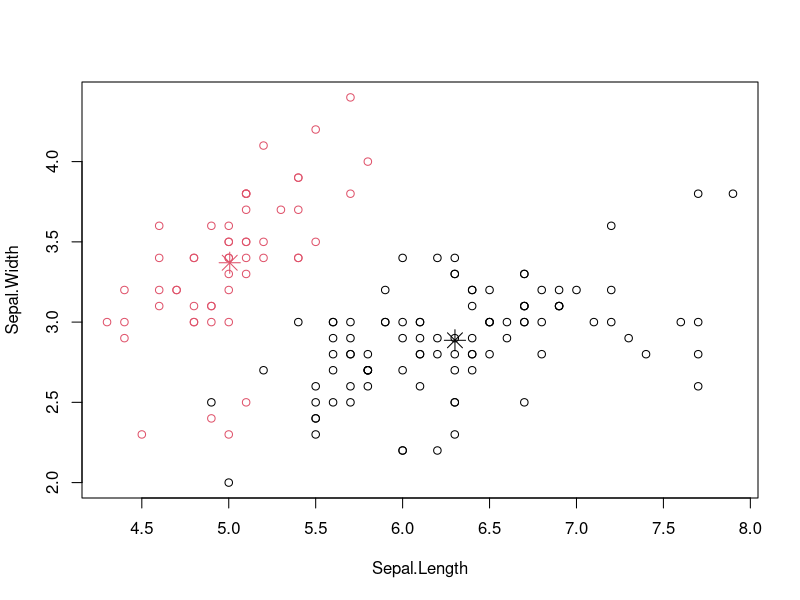
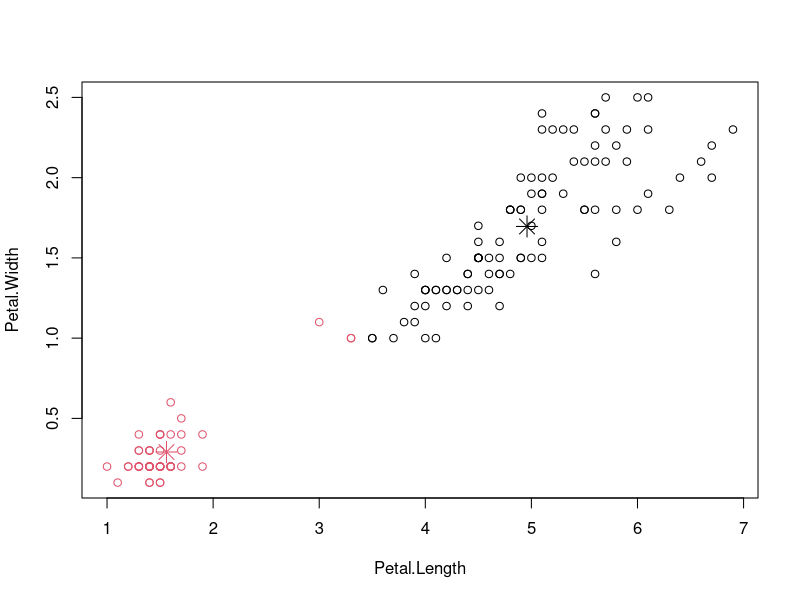
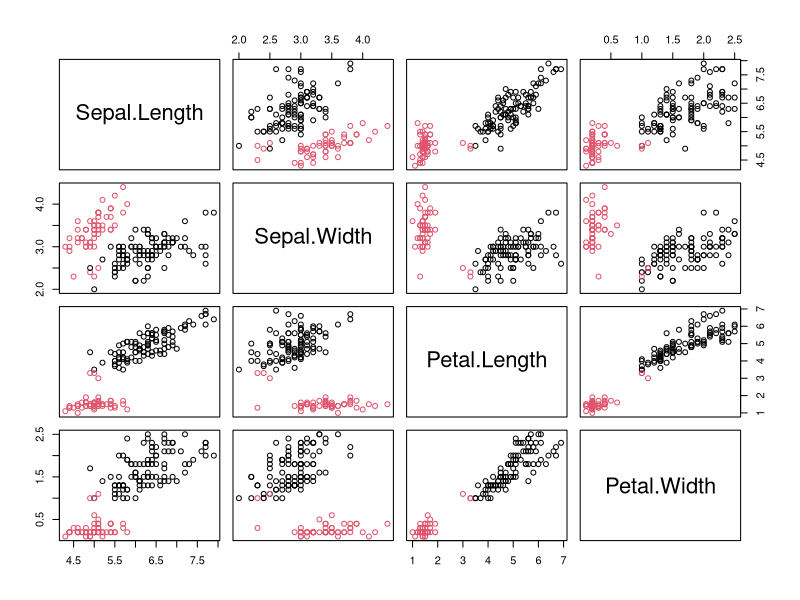
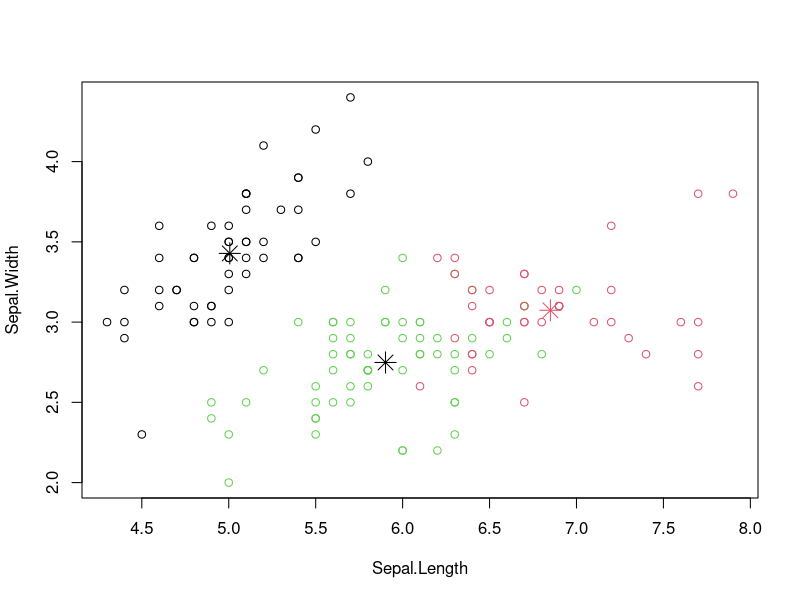
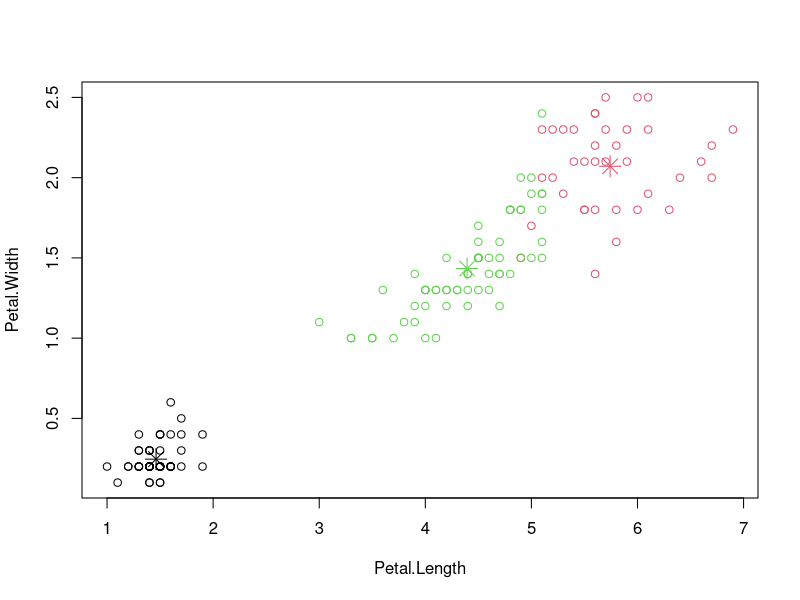
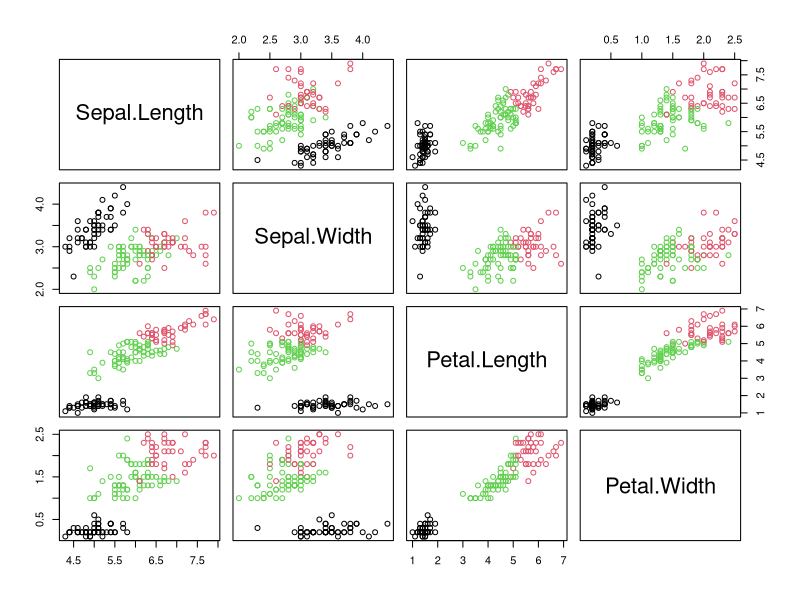
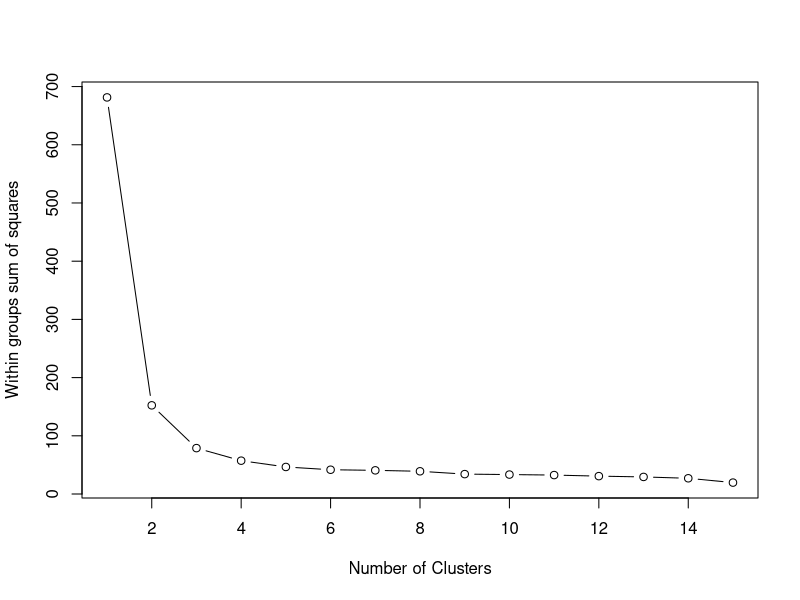
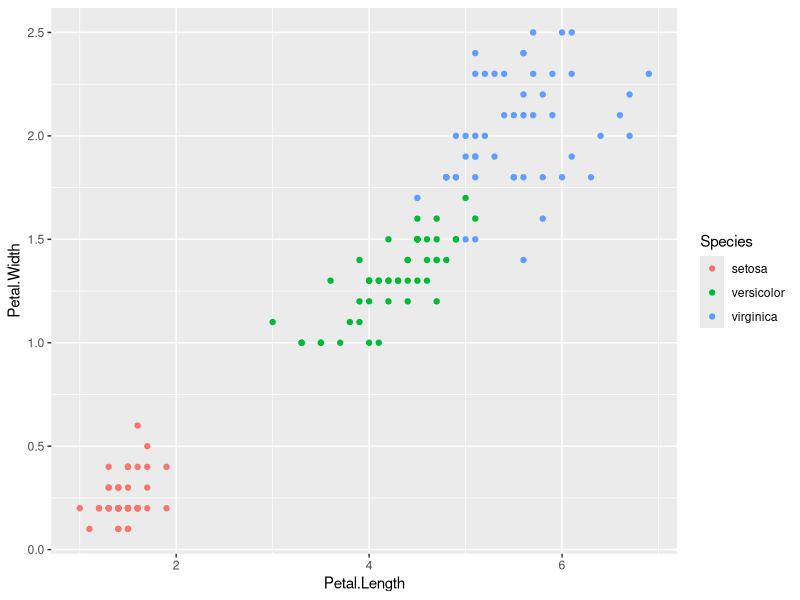

Generate these figures, in order, with R:
#Install pre-prequisite packagaes
install.packages("stats")
install.packages("dplyr", dependencies = TRUE)
install.packages("ggplot2")
install.packages("ggfortify")
#install.packages(c("cluster", "rattle","NbClust"))

# Load required libraries
library(stats)
library(dplyr)
library(ggplot2)
library(ggfortify)
#library(cluster)
#library(rattle)
#library(NbClust)

# To import a dataset
#mydata <- read.csv("iris.csv")
# To call the dataset
mydata <- iris
colnames(mydata)
View(mydata)
head(mydata)
head(mydata,15)
tail(mydata)


#dataset pre-processing
str(mydata)
dim(mydata)
summary(mydata)
class(mydata)

# To change the class type of the class variable 
# mydata$species <- as.factor(mydata$species)

# Find columns with missing values
colSums(is.na(mydata))
# Replace missing values with 0
mydata[(is.na(mydata))]<-0

#prepare for kmeans clustering
#Remove the labeled column (species)
data=select(mydata,c(1,2,3,4))
names(data)


## another method to remove a column -
#data$Species <- NULL
#data

#plot our kmeans clusters with different combination of 2 variables - 2 clusters
#to show the centriods you have to plot against 2 variables only
kmeans.result2 <- kmeans(data, 2) #2 clusters
kmeans.result2

#plot our kmeans clusters with different combination of 2 variables - 2 clusters
plot(data[c("Sepal.Length", "Sepal.Width")], col = kmeans.result2$cluster)

#to show the centriods you have to plot against 2 variables only
points(kmeans.result2$centers[,c("Sepal.Length", "Sepal.Width")], col = 1:3,  pch = 8, cex=2)

plot(data[c("Petal.Length", "Petal.Width")], col = kmeans.result2$cluster)
points(kmeans.result2$centers[,c("Petal.Length", "Petal.Width")], col = 1:3,  pch = 8, cex=2)

#to plot all variables together without trying different combination
plot(data, col = kmeans.result2$cluster)

#apply k-means clustering algorithm
kmeans.result3 <- kmeans(data, 3) #3 clusters
kmeans.result3

#plot our kmeans clusters with different combination of 2 variables - 2 clusters
#to show the centriods you have to plot against 2 variables only

plot(data[c("Sepal.Length", "Sepal.Width")], col = kmeans.result3$cluster)
points(kmeans.result3$centers[,c("Sepal.Length", "Sepal.Width")], col = 1:2,  pch = 8, cex=2)

plot(data[c("Petal.Length", "Petal.Width")], col = kmeans.result3$cluster)
points(kmeans.result3$centers[,c("Petal.Length", "Petal.Width")], col = 1:3,  pch = 8, cex=2)

#to plot all variables together without trying different combination
# Name in the row serves as the y-axis, name in the column serves as the x-axis  
plot(data, col = kmeans.result3$cluster)


#validate the performance of kmeans clustering because we already have labels for this dataset
#If we dont have a label for the dataset then this step is not needed.
table(iris$Species, kmeans.result3$cluster)

#wss Plot function - to choose the optimum number of clusters#
wssplot <- function(data, nc=15, seed=1234){
  wss <- (nrow(data)-1)*sum(apply(data,2,var))
  for (i in 2:nc){
    set.seed(seed)
    wss[i] <- sum(kmeans(data, centers=i)$withinss)}
  plot(1:nc, wss, type="b", xlab="Number of Clusters",
       ylab="Within groups sum of squares")
  wss
}
wssplot(data)

#Show result in 3 dim
#library(ggplot2)

ggplot(iris, aes(Petal.Length, Petal.Width, color = Species)) + geom_point()
#kmeans.result3$cluster <- as.factor(kmeans.result3$cluster)
#ggplot(iris, aes(Petal.Length, Petal.Width, color = kmeans.result3$cluster)) + geom_point()

#cluster plot
autoplot(kmeans.result3,data,frame=TRUE)


##################################################################################################
